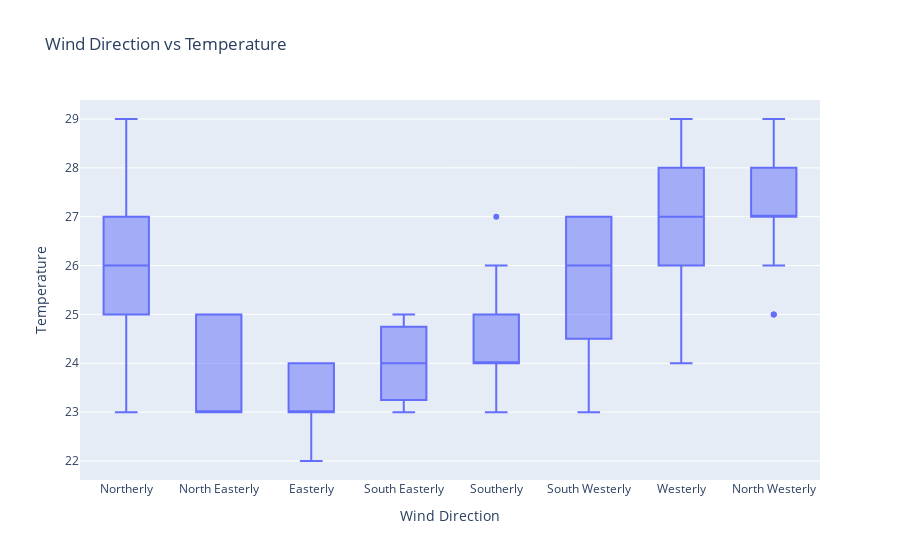

Source (notebook cell):
### Code cell
import plotly.express as px

fig = px.box(wind_dir.sort_values('direction'), x='direction', y='temp', title='Wind Direction vs Temperature')
fig.update_layout(xaxis_title='Wind Direction', yaxis_title='Temperature')
fig.show()

### Figure 1 — Plotly figure (JSON) as saved in the notebook; plotly's stock layout.template omitted (floating-point values rounded to 4 significant figures; data arrays with more than 128 entries replaced by an {"elided": "..."} marker saying what was removed)
{"data": [{"alignmentgroup": "True", "hovertemplate": "direction=%{x}<br>temp=%{y}<extra></extra>", "legendgroup": "", "marker": {"color": "#636efa"}, "name": "", "notched": false, "offsetgroup": "", "orientation": "v", "showlegend": false, "type": "box", "x": {"elided": "321 str values"}, "x0": " ", "xaxis": "x", "y": {"elided": "321 int values"}, "y0": " ", "yaxis": "y"}], "layout": {"boxmode": "group", "legend": {"tracegroupgap": 0}, "title": {"text": "Wind Direction vs Temperature"}, "xaxis": {"anchor": "y", "domain": [0, 1], "title": {"text": "Wind Direction"}}, "yaxis": {"anchor": "x", "domain": [0, 1], "title": {"text": "Temperature"}}}}
